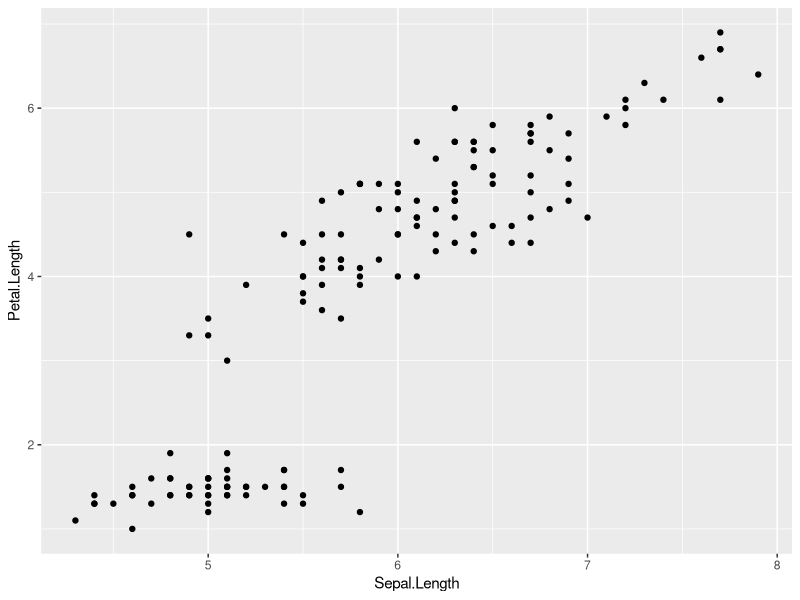
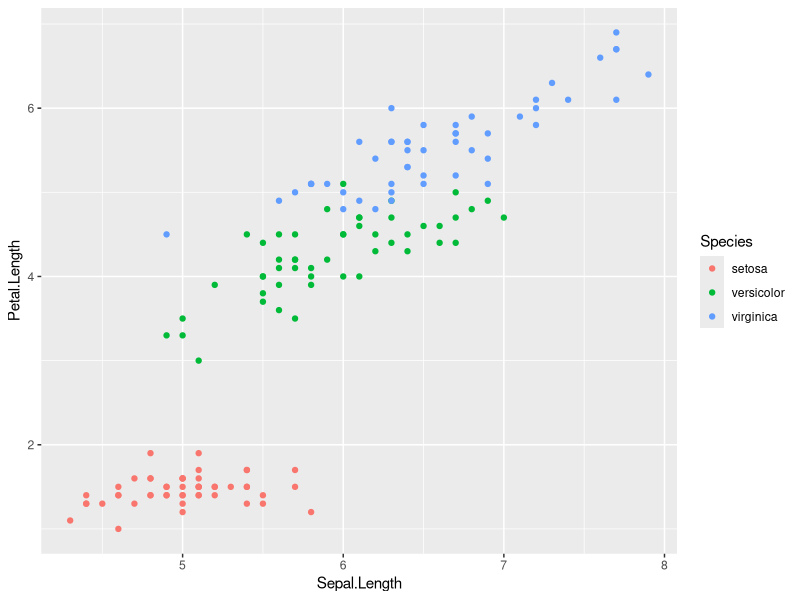
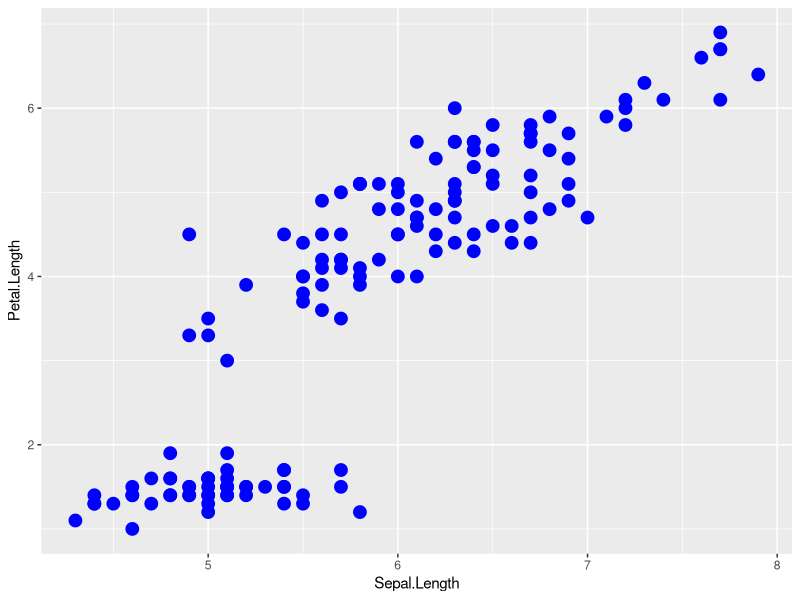
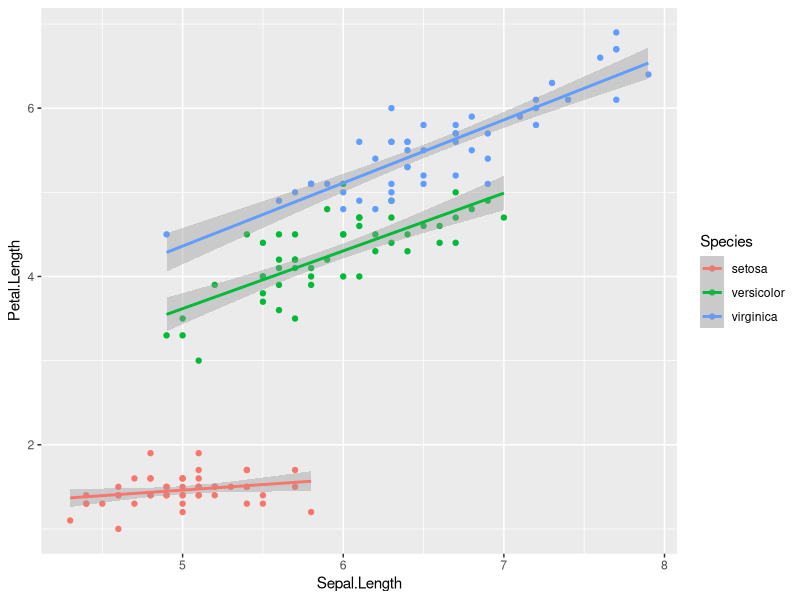
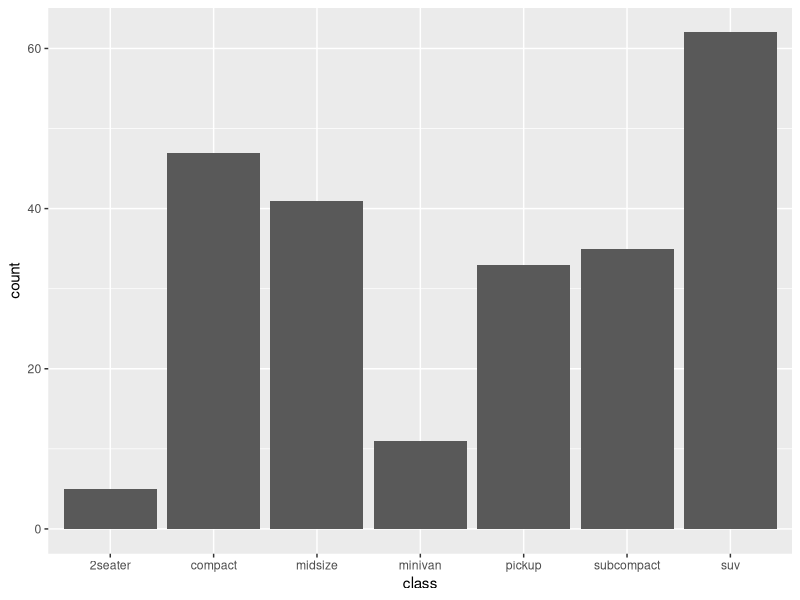
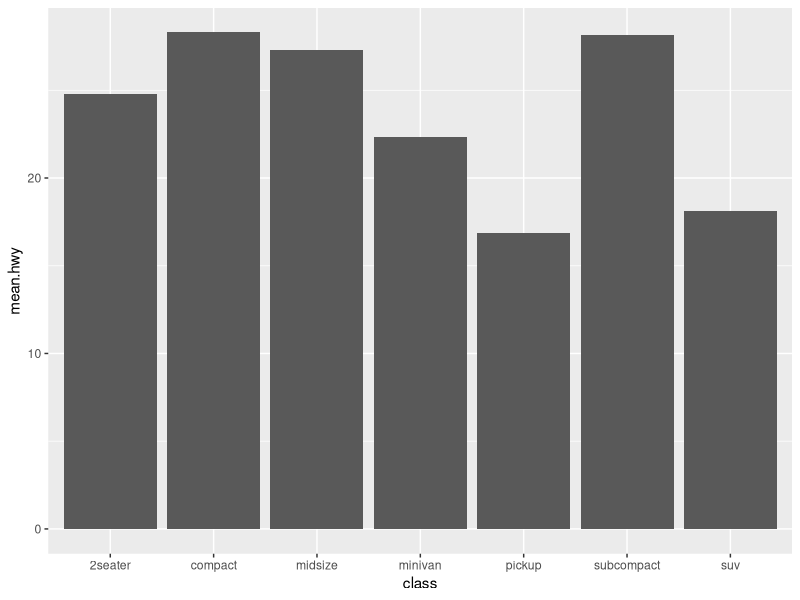
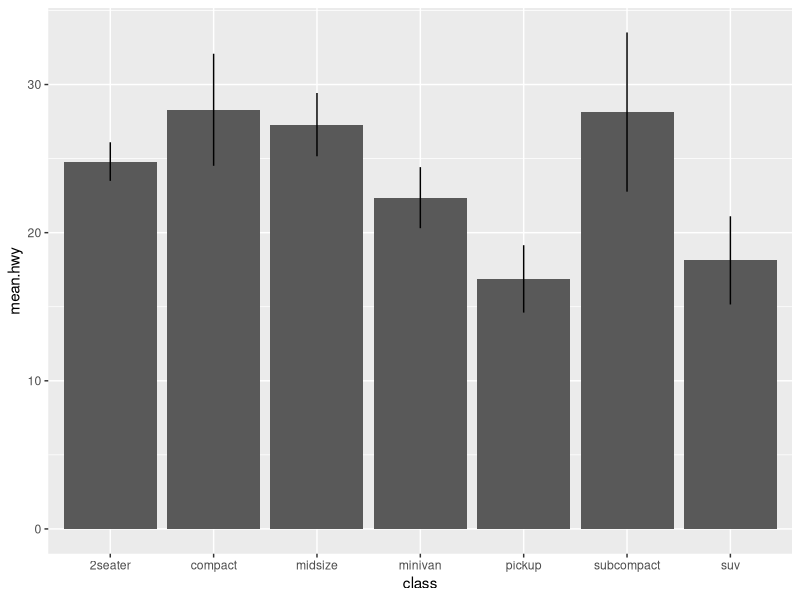
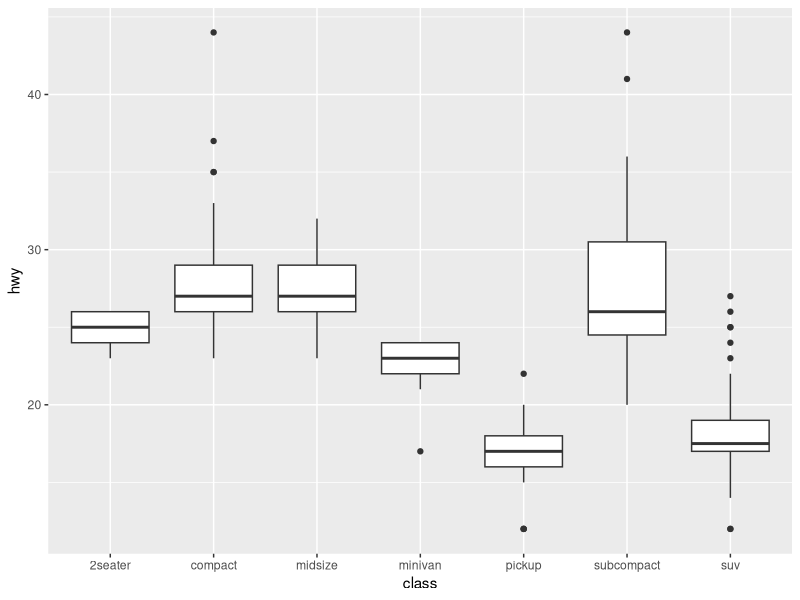

Write R code to recreate these figures, in order.
## ---- chunk 1
library(ggplot2)
ggplot( data=iris, aes(x=Sepal.Length, y=Petal.Length) ) +  
	geom_point(  )
## ---- chunk 2
ggplot( data=iris, aes(x=Sepal.Length, y=Petal.Length, color=Species) ) +  
	geom_point(  )
## ---- chunk 3
ggplot( data=iris, aes(x=Sepal.Length, y=Petal.Length) ) +  
	geom_point( color='blue', size=4 )
## ---- chunk 4
ggplot( data=iris, aes(x=Sepal.Length, y=Petal.Length, color=Species) ) +  
  geom_point( ) +
  geom_smooth( method='lm' ) # fit a regression to each species
## ---- chunk 5
str(mpg)
## ---- chunk 6
ggplot(mpg, aes(x=class)) +
  geom_bar()
## ---- chunk 7
library(dplyr)  # for calculating the summary statistics
mpg.small <- mpg %>%
  group_by(class) %>%
  summarise(mean.hwy = mean(hwy),
            sd.hwy   = sd(hwy))

ggplot(mpg.small, aes(x=class, y=mean.hwy)) +
  geom_bar( stat = 'identity' )              # no further summarization!
## ---- chunk 8
ggplot(mpg.small, aes(x=class, y=mean.hwy,
                      ymin = mean.hwy-sd.hwy, 
                      ymax = mean.hwy+sd.hwy)) +
  geom_bar( stat = 'identity' ) +
  geom_linerange()
## ---- chunk 9
ggplot(mpg, aes(x=class, y=hwy)) +
  geom_boxplot()
## ---- chunk 10
# Calculate the mean and sd of the Petal Widths for each species
library(dplyr)
stats <- iris %>% 
  group_by(Species) %>%
  summarize( Mean = mean(Petal.Width),                 # Mean   = ybar
             StdErr = sd(Petal.Width)/sqrt(n()) ) %>%  # StdErr = s / sqrt(n)
  mutate( lwr = Mean - StdErr,
          upr = Mean + StdErr )
stats
## ---- chunk 11
ggplot(stats, aes(x=Species)) +
  geom_bar( aes(y=Mean), stat='identity') +
  geom_errorbar( aes(ymin=lwr, ymax=upr) )
## ---- chunk 12
ggplot(stats, aes(x=Species)) +
  geom_bar( aes(y=Mean), stat='identity', fill='grey', width=.6) +
  geom_errorbar( aes(ymin=lwr, ymax=upr), color='red', width=.4 )
## ---- chunk 13
ggplot(stats, aes(x=Species)) +
  geom_errorbar( aes(ymin=lwr, ymax=upr), color='red', width=.4 ) +
  geom_bar( aes(y=Mean), stat='identity', fill='grey', width=.6)
## ---- chunk 14
data <- data.frame(x=rexp(10000, rate=1/5))
ggplot(data, aes(x=x)) + 
  geom_histogram() 
## ---- chunk 15
ggplot(data, aes(x=x, y=..density..)) + 
  geom_histogram(binwidth=.25) 
## ---- chunk 16
ggplot(data, aes(x=x, y=..density..)) + 
  geom_histogram(binwidth=.25) +
  geom_density(color='red', size=1.5)
## ---- chunk 17
# Treat the number of cylinders in a car as a categorical variable (4,6 or 8)
mtcars$cyl <- factor(mtcars$cyl) 

ggplot(mtcars, aes(x=wt, y=mpg, col=cyl)) +
   geom_point() +
  labs( title='Weight vs Miles per Gallon') +
  labs( x="Weight in tons (2000 lbs)" ) +
  labs( y="Miles per Gallon (US)") +
  labs( color="Cylinders")     
## ---- chunk 18
# define 1000 points to do a "connect-the-dots"
plot.data <- data.frame( x=seq(0,10, length=1000) ) %>%
  mutate( density = df(x, 5, 30) )

ggplot(plot.data, aes(x=x, y=density)) +
  geom_line()  +   # just a line
  geom_area()      # shade in the area under the line
## ---- chunk 19
plot.data <- data.frame( x=seq(0,10, length=1000) ) %>%
  mutate( density = df(x, 5, 30),
          Group = ifelse(x <= 2.5, 'Less','Greater') )

ggplot(plot.data, aes(x=x, y=density, fill=Group)) +
  geom_area() +
  geom_line() 
## ---- chunk 20
plot.data <- data.frame( x=seq(0,10) ) %>%
  mutate( probability = dpois(x, lambda=2) )

ggplot(plot.data, aes(x=x)) +
  geom_point( aes(y=probability) ) +
  geom_linerange(aes(ymax=probability), ymin=0) 
## ---- chunk 21
    Rosy <- data.frame(
      times = c(15, 11, 9, 12, 5, 2, 3),
      day   = 1:7,
      yhat  = c(14.36, 12.29, 10.21, 8.14, 6.07, 4.00,  1.93),
      lwr   = c( 9.54,  8.5,   7.22, 5.47, 3.08, 0.22, -2.89),
      upr   = c(19.18, 16.07, 13.2, 10.82, 9.06, 7.78,  6.75))
